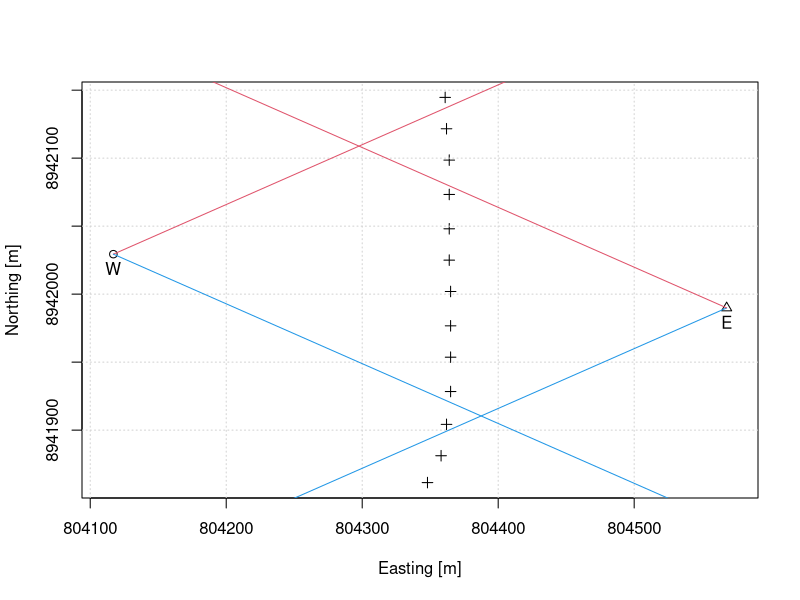

Generate this figure with R:
# imageDigitizer version 0.1.5
# file: chankillo_map.png
# rotation: 0
# x axis device: 0.145531780748912 0.783126481392956
# x axis user:   804200 804900
# y axis device: 0.404888590583806 0.604986354759611
# y axis user:   8941600 8941700

# Declinations from paper
solstices <- c(23.75, -23.75) # June Dec
Sin <- function(x) sin(x * pi / 180)
Cos <- function(x) cos(x * pi / 180)

# 1.dat holds the data.  I cannot read the y scale, but the first point I
# clicked wasa at 8941600, and it is reasonable to assume they have 1:1 scaling
# here.  Thus
d <- read.csv("1.dat", skip=7, header=TRUE)
x_axis_device <- c(0.145531780748912, 0.783126481392956)
x_axis_user <- c(804200, 804900)
mx <- lm(x_axis_user ~ x_axis_device)
scale <- coef(mx)[[2]]
y <- 8941600 + scale * (d$devicey - 0.404888590583806)
x <- d$x
plot(x, y, asp=1, pch=d$code, xlab="Easting [m]", ylab="Northing [m]")
grid()

Wobs <- c(x[d$code == 1], y[d$code == 1])
text(Wobs[1], Wobs[2], "W", pos=1)
Eobs <- c(x[d$code == 2], y[d$code == 2])
text(Eobs[1], Eobs[2], "E", pos=1)


L <- 900 # metres
# June solstice viewed from Western observation point
lines(Wobs[1] + c(0, L * Cos(solstices[1])), 
      Wobs[2] + c(0, L * Sin(solstices[1])), col=2) 
# Dec solstice viewed from Western observation point
lines(Wobs[1] + c(0, L * Cos(solstices[2])), 
      Wobs[2] + c(0, L * Sin(solstices[2])), col=4) 
# June solstice viewed from Eastern observation point
lines(Eobs[1] + c(0, L * Cos(180+solstices[1])), 
      Eobs[2] + c(0, L * Sin(180+solstices[1])), col=4) 
# Dec solstice viewed from Eastern observation point
lines(Eobs[1] + c(0, L * Cos(180+solstices[2])), 
      Eobs[2] + c(0, L * Sin(180+solstices[2])), col=2) 

